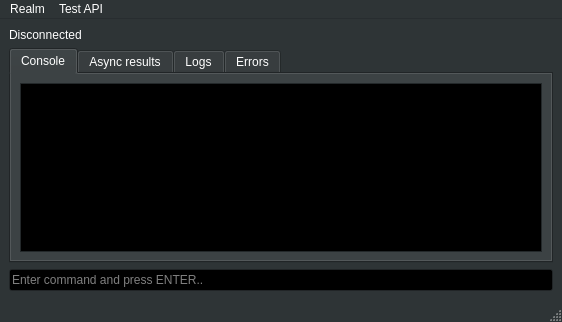
<?xml version="1.0" encoding="UTF-8"?>
<ui version="4.0">
 <class>MainWindow</class>
 <widget class="QMainWindow" name="MainWindow">
  <property name="geometry">
   <rect>
    <x>0</x>
    <y>0</y>
    <width>562</width>
    <height>322</height>
   </rect>
  </property>
  <property name="palette">
   <palette>
    <active>
     <colorrole role="WindowText">
      <brush brushstyle="SolidPattern">
       <color alpha="255">
        <red>255</red>
        <green>255</green>
        <blue>255</blue>
       </color>
      </brush>
     </colorrole>
     <colorrole role="Button">
      <brush brushstyle="SolidPattern">
       <color alpha="255">
        <red>46</red>
        <green>52</green>
        <blue>54</blue>
       </color>
      </brush>
     </colorrole>
     <colorrole role="Light">
      <brush brushstyle="SolidPattern">
       <color alpha="255">
        <red>69</red>
        <green>78</green>
        <blue>81</blue>
       </color>
      </brush>
     </colorrole>
     <colorrole role="Midlight">
      <brush brushstyle="SolidPattern">
       <color alpha="255">
        <red>57</red>
        <green>65</green>
        <blue>67</blue>
       </color>
      </brush>
     </colorrole>
     <colorrole role="Dark">
      <brush brushstyle="SolidPattern">
       <color alpha="255">
        <red>23</red>
        <green>26</green>
        <blue>27</blue>
       </color>
      </brush>
     </colorrole>
     <colorrole role="Mid">
      <brush brushstyle="SolidPattern">
       <color alpha="255">
        <red>30</red>
        <green>34</green>
        <blue>36</blue>
       </color>
      </brush>
     </colorrole>
     <colorrole role="Text">
      <brush brushstyle="SolidPattern">
       <color alpha="255">
        <red>255</red>
        <green>255</green>
        <blue>255</blue>
       </color>
      </brush>
     </colorrole>
     <colorrole role="BrightText">
      <brush brushstyle="SolidPattern">
       <color alpha="255">
        <red>255</red>
        <green>255</green>
        <blue>255</blue>
       </color>
      </brush>
     </colorrole>
     <colorrole role="ButtonText">
      <brush brushstyle="SolidPattern">
       <color alpha="255">
        <red>255</red>
        <green>255</green>
        <blue>255</blue>
       </color>
      </brush>
     </colorrole>
     <colorrole role="Base">
      <brush brushstyle="SolidPattern">
       <color alpha="255">
        <red>0</red>
        <green>0</green>
        <blue>0</blue>
       </color>
      </brush>
     </colorrole>
     <colorrole role="Window">
      <brush brushstyle="SolidPattern">
       <color alpha="255">
        <red>46</red>
        <green>52</green>
        <blue>54</blue>
       </color>
      </brush>
     </colorrole>
     <colorrole role="Shadow">
      <brush brushstyle="SolidPattern">
       <color alpha="255">
        <red>0</red>
        <green>0</green>
        <blue>0</blue>
       </color>
      </brush>
     </colorrole>
     <colorrole role="AlternateBase">
      <brush brushstyle="SolidPattern">
       <color alpha="255">
        <red>23</red>
        <green>26</green>
        <blue>27</blue>
       </color>
      </brush>
     </colorrole>
     <colorrole role="ToolTipBase">
      <brush brushstyle="SolidPattern">
       <color alpha="255">
        <red>255</red>
        <green>255</green>
        <blue>220</blue>
       </color>
      </brush>
     </colorrole>
     <colorrole role="ToolTipText">
      <brush brushstyle="SolidPattern">
       <color alpha="255">
        <red>0</red>
        <green>0</green>
        <blue>0</blue>
       </color>
      </brush>
     </colorrole>
     <colorrole role="PlaceholderText">
      <brush brushstyle="SolidPattern">
       <color alpha="128">
        <red>255</red>
        <green>255</green>
        <blue>255</blue>
       </color>
      </brush>
     </colorrole>
    </active>
    <inactive>
     <colorrole role="WindowText">
      <brush brushstyle="SolidPattern">
       <color alpha="255">
        <red>255</red>
        <green>255</green>
        <blue>255</blue>
       </color>
      </brush>
     </colorrole>
     <colorrole role="Button">
      <brush brushstyle="SolidPattern">
       <color alpha="255">
        <red>46</red>
        <green>52</green>
        <blue>54</blue>
       </color>
      </brush>
     </colorrole>
     <colorrole role="Light">
      <brush brushstyle="SolidPattern">
       <color alpha="255">
        <red>69</red>
        <green>78</green>
        <blue>81</blue>
       </color>
      </brush>
     </colorrole>
     <colorrole role="Midlight">
      <brush brushstyle="SolidPattern">
       <color alpha="255">
        <red>57</red>
        <green>65</green>
        <blue>67</blue>
       </color>
      </brush>
     </colorrole>
     <colorrole role="Dark">
      <brush brushstyle="SolidPattern">
       <color alpha="255">
        <red>23</red>
        <green>26</green>
        <blue>27</blue>
       </color>
      </brush>
     </colorrole>
     <colorrole role="Mid">
      <brush brushstyle="SolidPattern">
       <color alpha="255">
        <red>30</red>
        <green>34</green>
        <blue>36</blue>
       </color>
      </brush>
     </colorrole>
     <colorrole role="Text">
      <brush brushstyle="SolidPattern">
       <color alpha="255">
        <red>255</red>
        <green>255</green>
        <blue>255</blue>
       </color>
      </brush>
     </colorrole>
     <colorrole role="BrightText">
      <brush brushstyle="SolidPattern">
       <color alpha="255">
        <red>255</red>
        <green>255</green>
        <blue>255</blue>
       </color>
      </brush>
     </colorrole>
     <colorrole role="ButtonText">
      <brush brushstyle="SolidPattern">
       <color alpha="255">
        <red>255</red>
        <green>255</green>
        <blue>255</blue>
       </color>
      </brush>
     </colorrole>
     <colorrole role="Base">
      <brush brushstyle="SolidPattern">
       <color alpha="255">
        <red>0</red>
        <green>0</green>
        <blue>0</blue>
       </color>
      </brush>
     </colorrole>
     <colorrole role="Window">
      <brush brushstyle="SolidPattern">
       <color alpha="255">
        <red>46</red>
        <green>52</green>
        <blue>54</blue>
       </color>
      </brush>
     </colorrole>
     <colorrole role="Shadow">
      <brush brushstyle="SolidPattern">
       <color alpha="255">
        <red>0</red>
        <green>0</green>
        <blue>0</blue>
       </color>
      </brush>
     </colorrole>
     <colorrole role="AlternateBase">
      <brush brushstyle="SolidPattern">
       <color alpha="255">
        <red>23</red>
        <green>26</green>
        <blue>27</blue>
       </color>
      </brush>
     </colorrole>
     <colorrole role="ToolTipBase">
      <brush brushstyle="SolidPattern">
       <color alpha="255">
        <red>255</red>
        <green>255</green>
        <blue>220</blue>
       </color>
      </brush>
     </colorrole>
     <colorrole role="ToolTipText">
      <brush brushstyle="SolidPattern">
       <color alpha="255">
        <red>0</red>
        <green>0</green>
        <blue>0</blue>
       </color>
      </brush>
     </colorrole>
     <colorrole role="PlaceholderText">
      <brush brushstyle="SolidPattern">
       <color alpha="128">
        <red>255</red>
        <green>255</green>
        <blue>255</blue>
       </color>
      </brush>
     </colorrole>
    </inactive>
    <disabled>
     <colorrole role="WindowText">
      <brush brushstyle="SolidPattern">
       <color alpha="255">
        <red>23</red>
        <green>26</green>
        <blue>27</blue>
       </color>
      </brush>
     </colorrole>
     <colorrole role="Button">
      <brush brushstyle="SolidPattern">
       <color alpha="255">
        <red>46</red>
        <green>52</green>
        <blue>54</blue>
       </color>
      </brush>
     </colorrole>
     <colorrole role="Light">
      <brush brushstyle="SolidPattern">
       <color alpha="255">
        <red>69</red>
        <green>78</green>
        <blue>81</blue>
       </color>
      </brush>
     </colorrole>
     <colorrole role="Midlight">
      <brush brushstyle="SolidPattern">
       <color alpha="255">
        <red>57</red>
        <green>65</green>
        <blue>67</blue>
       </color>
      </brush>
     </colorrole>
     <colorrole role="Dark">
      <brush brushstyle="SolidPattern">
       <color alpha="255">
        <red>23</red>
        <green>26</green>
        <blue>27</blue>
       </color>
      </brush>
     </colorrole>
     <colorrole role="Mid">
      <brush brushstyle="SolidPattern">
       <color alpha="255">
        <red>30</red>
        <green>34</green>
        <blue>36</blue>
       </color>
      </brush>
     </colorrole>
     <colorrole role="Text">
      <brush brushstyle="SolidPattern">
       <color alpha="255">
        <red>23</red>
        <green>26</green>
        <blue>27</blue>
       </color>
      </brush>
     </colorrole>
     <colorrole role="BrightText">
      <brush brushstyle="SolidPattern">
       <color alpha="255">
        <red>255</red>
        <green>255</green>
        <blue>255</blue>
       </color>
      </brush>
     </colorrole>
     <colorrole role="ButtonText">
      <brush brushstyle="SolidPattern">
       <color alpha="255">
        <red>23</red>
        <green>26</green>
        <blue>27</blue>
       </color>
      </brush>
     </colorrole>
     <colorrole role="Base">
      <brush brushstyle="SolidPattern">
       <color alpha="255">
        <red>46</red>
        <green>52</green>
        <blue>54</blue>
       </color>
      </brush>
     </colorrole>
     <colorrole role="Window">
      <brush brushstyle="SolidPattern">
       <color alpha="255">
        <red>46</red>
        <green>52</green>
        <blue>54</blue>
       </color>
      </brush>
     </colorrole>
     <colorrole role="Shadow">
      <brush brushstyle="SolidPattern">
       <color alpha="255">
        <red>0</red>
        <green>0</green>
        <blue>0</blue>
       </color>
      </brush>
     </colorrole>
     <colorrole role="AlternateBase">
      <brush brushstyle="SolidPattern">
       <color alpha="255">
        <red>46</red>
        <green>52</green>
        <blue>54</blue>
       </color>
      </brush>
     </colorrole>
     <colorrole role="ToolTipBase">
      <brush brushstyle="SolidPattern">
       <color alpha="255">
        <red>255</red>
        <green>255</green>
        <blue>220</blue>
       </color>
      </brush>
     </colorrole>
     <colorrole role="ToolTipText">
      <brush brushstyle="SolidPattern">
       <color alpha="255">
        <red>0</red>
        <green>0</green>
        <blue>0</blue>
       </color>
      </brush>
     </colorrole>
     <colorrole role="PlaceholderText">
      <brush brushstyle="SolidPattern">
       <color alpha="128">
        <red>255</red>
        <green>255</green>
        <blue>255</blue>
       </color>
      </brush>
     </colorrole>
    </disabled>
   </palette>
  </property>
  <property name="windowTitle">
   <string>Swift Bot</string>
  </property>
  <property name="windowIcon">
   <iconset resource="icons.qrc">
    <normaloff>:/icon_app.png</normaloff>:/icon_app.png</iconset>
  </property>
  <widget class="QWidget" name="centralwidget">
   <layout class="QGridLayout" name="gridLayout">
    <item row="2" column="0">
     <widget class="QLineEdit" name="lineEdit">
      <property name="placeholderText">
       <string>Enter command and press ENTER..</string>
      </property>
     </widget>
    </item>
    <item row="1" column="0">
     <widget class="QTabWidget" name="tabWidget">
      <property name="currentIndex">
       <number>0</number>
      </property>
      <widget class="QWidget" name="tab">
       <attribute name="title">
        <string>Console</string>
       </attribute>
       <layout class="QGridLayout" name="gridLayout_2">
        <item row="0" column="0">
         <widget class="QTextBrowser" name="textBrowser"/>
        </item>
       </layout>
      </widget>
      <widget class="QWidget" name="tab_2">
       <attribute name="title">
        <string>Async results</string>
       </attribute>
       <layout class="QGridLayout" name="gridLayout_3">
        <item row="0" column="0">
         <widget class="QTextBrowser" name="asyncText">
          <property name="palette">
           <palette>
            <active>
             <colorrole role="WindowText">
              <brush brushstyle="SolidPattern">
               <color alpha="255">
                <red>255</red>
                <green>255</green>
                <blue>255</blue>
               </color>
              </brush>
             </colorrole>
             <colorrole role="Button">
              <brush brushstyle="SolidPattern">
               <color alpha="255">
                <red>46</red>
                <green>52</green>
                <blue>54</blue>
               </color>
              </brush>
             </colorrole>
             <colorrole role="Light">
              <brush brushstyle="SolidPattern">
               <color alpha="255">
                <red>69</red>
                <green>78</green>
                <blue>81</blue>
               </color>
              </brush>
             </colorrole>
             <colorrole role="Midlight">
              <brush brushstyle="SolidPattern">
               <color alpha="255">
                <red>57</red>
                <green>65</green>
                <blue>67</blue>
               </color>
              </brush>
             </colorrole>
             <colorrole role="Dark">
              <brush brushstyle="SolidPattern">
               <color alpha="255">
                <red>23</red>
                <green>26</green>
                <blue>27</blue>
               </color>
              </brush>
             </colorrole>
             <colorrole role="Mid">
              <brush brushstyle="SolidPattern">
               <color alpha="255">
                <red>30</red>
                <green>34</green>
                <blue>36</blue>
               </color>
              </brush>
             </colorrole>
             <colorrole role="Text">
              <brush brushstyle="SolidPattern">
               <color alpha="255">
                <red>138</red>
                <green>226</green>
                <blue>52</blue>
               </color>
              </brush>
             </colorrole>
             <colorrole role="BrightText">
              <brush brushstyle="SolidPattern">
               <color alpha="255">
                <red>255</red>
                <green>255</green>
                <blue>255</blue>
               </color>
              </brush>
             </colorrole>
             <colorrole role="ButtonText">
              <brush brushstyle="SolidPattern">
               <color alpha="255">
                <red>255</red>
                <green>255</green>
                <blue>255</blue>
               </color>
              </brush>
             </colorrole>
             <colorrole role="Base">
              <brush brushstyle="SolidPattern">
               <color alpha="255">
                <red>0</red>
                <green>0</green>
                <blue>0</blue>
               </color>
              </brush>
             </colorrole>
             <colorrole role="Window">
              <brush brushstyle="SolidPattern">
               <color alpha="255">
                <red>46</red>
                <green>52</green>
                <blue>54</blue>
               </color>
              </brush>
             </colorrole>
             <colorrole role="Shadow">
              <brush brushstyle="SolidPattern">
               <color alpha="255">
                <red>0</red>
                <green>0</green>
                <blue>0</blue>
               </color>
              </brush>
             </colorrole>
             <colorrole role="AlternateBase">
              <brush brushstyle="SolidPattern">
               <color alpha="255">
                <red>23</red>
                <green>26</green>
                <blue>27</blue>
               </color>
              </brush>
             </colorrole>
             <colorrole role="ToolTipBase">
              <brush brushstyle="SolidPattern">
               <color alpha="255">
                <red>255</red>
                <green>255</green>
                <blue>220</blue>
               </color>
              </brush>
             </colorrole>
             <colorrole role="ToolTipText">
              <brush brushstyle="SolidPattern">
               <color alpha="255">
                <red>0</red>
                <green>0</green>
                <blue>0</blue>
               </color>
              </brush>
             </colorrole>
             <colorrole role="PlaceholderText">
              <brush brushstyle="SolidPattern">
               <color alpha="128">
                <red>138</red>
                <green>226</green>
                <blue>52</blue>
               </color>
              </brush>
             </colorrole>
            </active>
            <inactive>
             <colorrole role="WindowText">
              <brush brushstyle="SolidPattern">
               <color alpha="255">
                <red>255</red>
                <green>255</green>
                <blue>255</blue>
               </color>
              </brush>
             </colorrole>
             <colorrole role="Button">
              <brush brushstyle="SolidPattern">
               <color alpha="255">
                <red>46</red>
                <green>52</green>
                <blue>54</blue>
               </color>
              </brush>
             </colorrole>
             <colorrole role="Light">
              <brush brushstyle="SolidPattern">
               <color alpha="255">
                <red>69</red>
                <green>78</green>
                <blue>81</blue>
               </color>
              </brush>
             </colorrole>
             <colorrole role="Midlight">
              <brush brushstyle="SolidPattern">
               <color alpha="255">
                <red>57</red>
                <green>65</green>
                <blue>67</blue>
               </color>
              </brush>
             </colorrole>
             <colorrole role="Dark">
              <brush brushstyle="SolidPattern">
               <color alpha="255">
                <red>23</red>
                <green>26</green>
                <blue>27</blue>
               </color>
              </brush>
             </colorrole>
             <colorrole role="Mid">
              <brush brushstyle="SolidPattern">
               <color alpha="255">
                <red>30</red>
                <green>34</green>
                <blue>36</blue>
               </color>
              </brush>
             </colorrole>
             <colorrole role="Text">
              <brush brushstyle="SolidPattern">
               <color alpha="255">
                <red>138</red>
                <green>226</green>
                <blue>52</blue>
               </color>
              </brush>
             </colorrole>
             <colorrole role="BrightText">
              <brush brushstyle="SolidPattern">
               <color alpha="255">
                <red>255</red>
                <green>255</green>
                <blue>255</blue>
               </color>
              </brush>
             </colorrole>
             <colorrole role="ButtonText">
              <brush brushstyle="SolidPattern">
               <color alpha="255">
                <red>255</red>
                <green>255</green>
                <blue>255</blue>
               </color>
              </brush>
             </colorrole>
             <colorrole role="Base">
              <brush brushstyle="SolidPattern">
               <color alpha="255">
                <red>0</red>
                <green>0</green>
                <blue>0</blue>
               </color>
              </brush>
             </colorrole>
             <colorrole role="Window">
              <brush brushstyle="SolidPattern">
               <color alpha="255">
                <red>46</red>
                <green>52</green>
                <blue>54</blue>
               </color>
              </brush>
             </colorrole>
             <colorrole role="Shadow">
              <brush brushstyle="SolidPattern">
               <color alpha="255">
                <red>0</red>
                <green>0</green>
                <blue>0</blue>
               </color>
              </brush>
             </colorrole>
             <colorrole role="AlternateBase">
              <brush brushstyle="SolidPattern">
               <color alpha="255">
                <red>23</red>
                <green>26</green>
                <blue>27</blue>
               </color>
              </brush>
             </colorrole>
             <colorrole role="ToolTipBase">
              <brush brushstyle="SolidPattern">
               <color alpha="255">
                <red>255</red>
                <green>255</green>
                <blue>220</blue>
               </color>
              </brush>
             </colorrole>
             <colorrole role="ToolTipText">
              <brush brushstyle="SolidPattern">
               <color alpha="255">
                <red>0</red>
                <green>0</green>
                <blue>0</blue>
               </color>
              </brush>
             </colorrole>
             <colorrole role="PlaceholderText">
              <brush brushstyle="SolidPattern">
               <color alpha="128">
                <red>138</red>
                <green>226</green>
                <blue>52</blue>
               </color>
              </brush>
             </colorrole>
            </inactive>
            <disabled>
             <colorrole role="WindowText">
              <brush brushstyle="SolidPattern">
               <color alpha="255">
                <red>23</red>
                <green>26</green>
                <blue>27</blue>
               </color>
              </brush>
             </colorrole>
             <colorrole role="Button">
              <brush brushstyle="SolidPattern">
               <color alpha="255">
                <red>46</red>
                <green>52</green>
                <blue>54</blue>
               </color>
              </brush>
             </colorrole>
             <colorrole role="Light">
              <brush brushstyle="SolidPattern">
               <color alpha="255">
                <red>69</red>
                <green>78</green>
                <blue>81</blue>
               </color>
              </brush>
             </colorrole>
             <colorrole role="Midlight">
              <brush brushstyle="SolidPattern">
               <color alpha="255">
                <red>57</red>
                <green>65</green>
                <blue>67</blue>
               </color>
              </brush>
             </colorrole>
             <colorrole role="Dark">
              <brush brushstyle="SolidPattern">
               <color alpha="255">
                <red>23</red>
                <green>26</green>
                <blue>27</blue>
               </color>
              </brush>
             </colorrole>
             <colorrole role="Mid">
              <brush brushstyle="SolidPattern">
               <color alpha="255">
                <red>30</red>
                <green>34</green>
                <blue>36</blue>
               </color>
              </brush>
             </colorrole>
             <colorrole role="Text">
              <brush brushstyle="SolidPattern">
               <color alpha="255">
                <red>23</red>
                <green>26</green>
                <blue>27</blue>
               </color>
              </brush>
             </colorrole>
             <colorrole role="BrightText">
              <brush brushstyle="SolidPattern">
               <color alpha="255">
                <red>255</red>
                <green>255</green>
                <blue>255</blue>
               </color>
              </brush>
             </colorrole>
             <colorrole role="ButtonText">
              <brush brushstyle="SolidPattern">
               <color alpha="255">
                <red>23</red>
                <green>26</green>
                <blue>27</blue>
               </color>
              </brush>
             </colorrole>
             <colorrole role="Base">
              <brush brushstyle="SolidPattern">
               <color alpha="255">
                <red>46</red>
                <green>52</green>
                <blue>54</blue>
               </color>
              </brush>
             </colorrole>
             <colorrole role="Window">
              <brush brushstyle="SolidPattern">
               <color alpha="255">
                <red>46</red>
                <green>52</green>
                <blue>54</blue>
               </color>
              </brush>
             </colorrole>
             <colorrole role="Shadow">
              <brush brushstyle="SolidPattern">
               <color alpha="255">
                <red>0</red>
                <green>0</green>
                <blue>0</blue>
               </color>
              </brush>
             </colorrole>
             <colorrole role="AlternateBase">
              <brush brushstyle="SolidPattern">
               <color alpha="255">
                <red>46</red>
                <green>52</green>
                <blue>54</blue>
               </color>
              </brush>
             </colorrole>
             <colorrole role="ToolTipBase">
              <brush brushstyle="SolidPattern">
               <color alpha="255">
                <red>255</red>
                <green>255</green>
                <blue>220</blue>
               </color>
              </brush>
             </colorrole>
             <colorrole role="ToolTipText">
              <brush brushstyle="SolidPattern">
               <color alpha="255">
                <red>0</red>
                <green>0</green>
                <blue>0</blue>
               </color>
              </brush>
             </colorrole>
             <colorrole role="PlaceholderText">
              <brush brushstyle="SolidPattern">
               <color alpha="128">
                <red>255</red>
                <green>255</green>
                <blue>255</blue>
               </color>
              </brush>
             </colorrole>
            </disabled>
           </palette>
          </property>
         </widget>
        </item>
       </layout>
      </widget>
      <widget class="QWidget" name="tab_4">
       <attribute name="title">
        <string>Logs</string>
       </attribute>
       <layout class="QGridLayout" name="gridLayout_4">
        <item row="0" column="0">
         <widget class="QTextBrowser" name="logsText"/>
        </item>
       </layout>
      </widget>
      <widget class="QWidget" name="tab_3">
       <attribute name="title">
        <string>Errors</string>
       </attribute>
       <layout class="QGridLayout" name="gridLayout_5">
        <item row="0" column="0">
         <widget class="QTextBrowser" name="errorsText">
          <property name="palette">
           <palette>
            <active>
             <colorrole role="Text">
              <brush brushstyle="SolidPattern">
               <color alpha="255">
                <red>239</red>
                <green>41</green>
                <blue>41</blue>
               </color>
              </brush>
             </colorrole>
             <colorrole role="PlaceholderText">
              <brush brushstyle="NoBrush">
               <color alpha="128">
                <red>239</red>
                <green>41</green>
                <blue>41</blue>
               </color>
              </brush>
             </colorrole>
            </active>
            <inactive>
             <colorrole role="Text">
              <brush brushstyle="SolidPattern">
               <color alpha="255">
                <red>239</red>
                <green>41</green>
                <blue>41</blue>
               </color>
              </brush>
             </colorrole>
             <colorrole role="PlaceholderText">
              <brush brushstyle="NoBrush">
               <color alpha="128">
                <red>239</red>
                <green>41</green>
                <blue>41</blue>
               </color>
              </brush>
             </colorrole>
            </inactive>
            <disabled>
             <colorrole role="Text">
              <brush brushstyle="SolidPattern">
               <color alpha="255">
                <red>42</red>
                <green>43</green>
                <blue>41</blue>
               </color>
              </brush>
             </colorrole>
             <colorrole role="PlaceholderText">
              <brush brushstyle="NoBrush">
               <color alpha="128">
                <red>239</red>
                <green>41</green>
                <blue>41</blue>
               </color>
              </brush>
             </colorrole>
            </disabled>
           </palette>
          </property>
         </widget>
        </item>
       </layout>
      </widget>
     </widget>
    </item>
    <item row="0" column="0">
     <widget class="QLabel" name="labelStatus">
      <property name="text">
       <string>Disconnected</string>
      </property>
     </widget>
    </item>
   </layout>
  </widget>
  <widget class="QMenuBar" name="menubar">
   <property name="geometry">
    <rect>
     <x>0</x>
     <y>0</y>
     <width>562</width>
     <height>22</height>
    </rect>
   </property>
   <widget class="QMenu" name="menuRealm">
    <property name="title">
     <string>Realm</string>
    </property>
    <addaction name="actionKaa"/>
    <addaction name="actionPchel"/>
   </widget>
   <widget class="QMenu" name="menuTest_API">
    <property name="title">
     <string>Test API</string>
    </property>
   </widget>
   <addaction name="menuRealm"/>
   <addaction name="menuTest_API"/>
  </widget>
  <widget class="QStatusBar" name="statusbar"/>
  <action name="actionKaa">
   <property name="checkable">
    <bool>true</bool>
   </property>
   <property name="text">
    <string>Kaa</string>
   </property>
  </action>
  <action name="actionPchel">
   <property name="checkable">
    <bool>true</bool>
   </property>
   <property name="text">
    <string>Pchel</string>
   </property>
  </action>
 </widget>
 <resources>
  <include location="icons.qrc"/>
 </resources>
 <connections/>
</ui>
